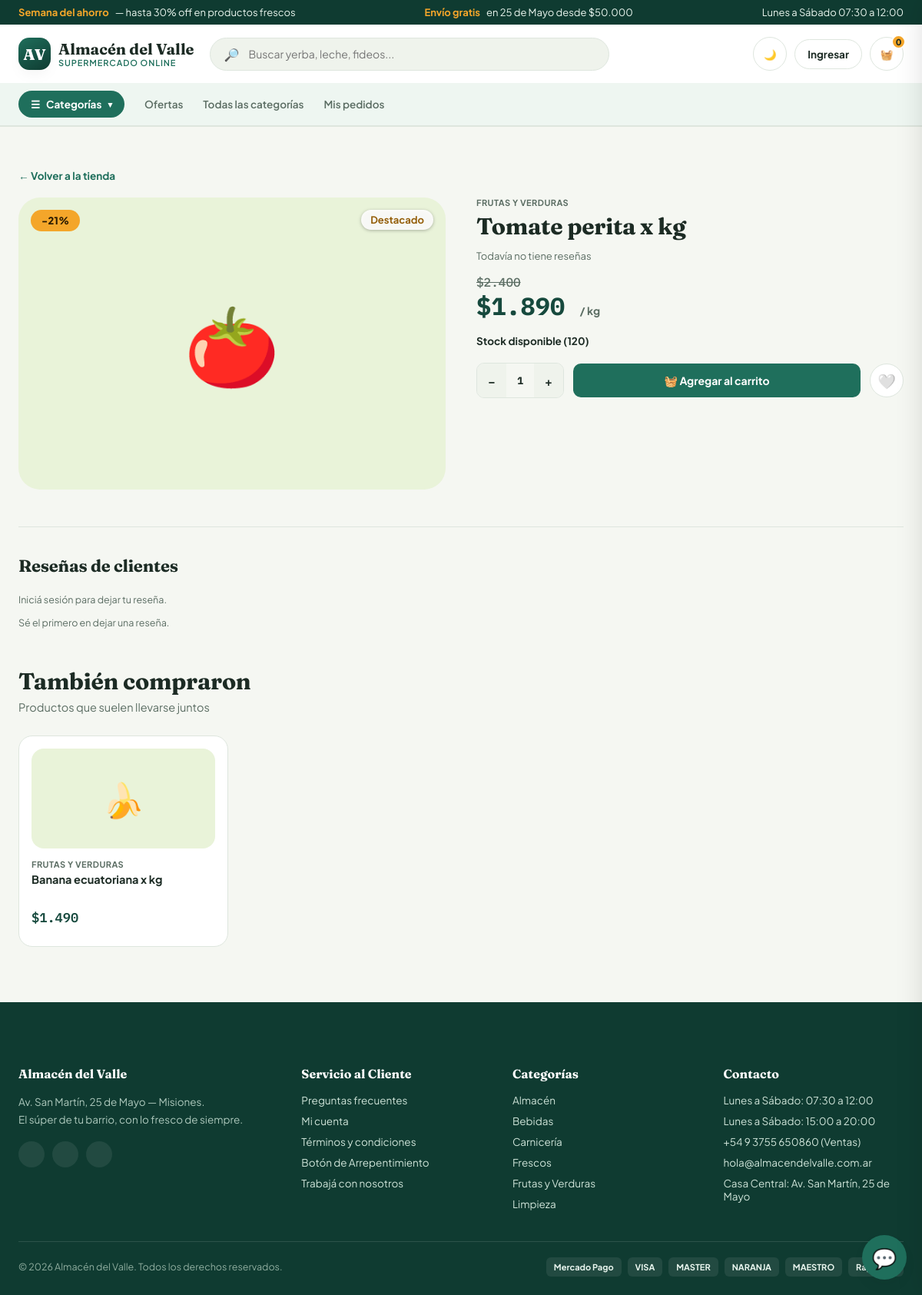
/producto/2b31a86d072245a4b713377f08efe6db, run on the app's committed database.
### tables this page shows
CREATE TABLE horarios_atencion (
                id          INTEGER PRIMARY KEY AUTOINCREMENT,
                dias        TEXT NOT NULL,
                hora_inicio TEXT NOT NULL,
                hora_fin    TEXT NOT NULL,
                orden       INTEGER DEFAULT 0
            );

CREATE TABLE products (
                id            TEXT PRIMARY KEY,
                code          TEXT DEFAULT '',
                name          TEXT NOT NULL,
                category_id   TEXT NOT NULL REFERENCES categories(id) ON DELETE CASCADE,
                brand         TEXT DEFAULT '',
                unidad        TEXT DEFAULT 'unidad',
                price         REAL NOT NULL DEFAULT 0,
                old_price     REAL,
                stock         INTEGER DEFAULT 0,
                description   TEXT DEFAULT '',
                info_adicional TEXT DEFAULT '',
                icon          TEXT DEFAULT '📦',
                image         TEXT DEFAULT '',
                destacado     INTEGER DEFAULT 0,
                active        INTEGER DEFAULT 1,
                created_at    TEXT DEFAULT (datetime('now','localtime'))
            );

CREATE TABLE direcciones (
                id          INTEGER PRIMARY KEY AUTOINCREMENT,
                nombre      TEXT DEFAULT 'Casa Central',
                direccion   TEXT NOT NULL,
                ciudad      TEXT DEFAULT '',
                provincia   TEXT DEFAULT '',
                orden       INTEGER DEFAULT 0
            );

CREATE TABLE redes_sociales (
                id          INTEGER PRIMARY KEY AUTOINCREMENT,
                plataforma  TEXT NOT NULL,
                url         TEXT NOT NULL,
                orden       INTEGER DEFAULT 0
            );

CREATE TABLE categories (
                id          TEXT PRIMARY KEY,
                name        TEXT NOT NULL,
                icon        TEXT DEFAULT '📦',
                color       TEXT DEFAULT '#DCEDE6'
            );

CREATE TABLE contactos (
                id          INTEGER PRIMARY KEY AUTOINCREMENT,
                tipo        TEXT NOT NULL DEFAULT 'Teléfono',
                etiqueta    TEXT DEFAULT '',
                valor       TEXT NOT NULL,
                orden       INTEGER DEFAULT 0
            );

### app.py (the view)
@app.route('/producto/<product_id>')
def producto_detalle(product_id):
    with get_db() as db:
        p = db.execute("""
            SELECT p.*, c.name AS category_name, c.color AS category_color
            FROM products p LEFT JOIN categories c ON c.id = p.category_id
            WHERE p.id=?
        """, (product_id,)).fetchone()
        if not p:
            return render_template('404.html'), 404
        p = dict(p)
        resenas = [dict(r) for r in db.execute(
            "SELECT * FROM resenas WHERE product_id=? ORDER BY created_at DESC", (product_id,)).fetchall()]
        es_favorito = False
        if session.get('cliente_id'):
            fav = db.execute("SELECT id FROM favoritos WHERE cliente_id=? AND product_id=?",
                              (session['cliente_id'], product_id)).fetchone()
            es_favorito = fav is not None
        tambien_compraron = [dict(r) for r in db.execute("""
            SELECT p2.*, COUNT(*) AS veces
            FROM pedido_items pi1
            JOIN pedido_items pi2 ON pi1.pedido_id = pi2.pedido_id AND pi2.product_id != pi1.product_id
            JOIN products p2 ON p2.id = pi2.product_id
            WHERE pi1.product_id=? AND p2.active=1
            GROUP BY p2.id ORDER BY veces DESC LIMIT 4
        """, (product_id,)).fetchall()]
        if len(tambien_compraron) < 4:
            faltan = 4 - len(tambien_compraron)
            ya_ids = [t['id'] for t in tambien_compraron] + [product_id]
            ph = ','.join('?' * len(ya_ids))
            extra = db.execute(f"""
                SELECT * FROM products WHERE category_id=? AND active=1 AND id NOT IN ({ph})
                ORDER BY created_at DESC LIMIT ?
            """, [p['category_id'], *ya_ids, faltan]).fetchall()
            tambien_compraron += [dict(r) for r in extra]
    promedio = round(sum(r['estrellas'] for r in resenas) / len(resenas), 1) if resenas else 0
    with get_db() as db:
        cat_colors = colores_categorias(db)
    return render_template('producto.html', p=p, resenas=resenas, promedio=promedio,
                            es_favorito=es_favorito, tambien_compraron=tambien_compraron,
                            cat_colors=cat_colors)

### app.py (called while the page is built, shortened)
def get_db():
    conn = sqlite3.connect(DB_PATH)
    conn.row_factory = sqlite3.Row
    conn.execute("PRAGMA journal_mode=WAL")
    conn.execute("PRAGMA foreign_keys=ON")
    return conn

def ar_money(value):
    try:
        value = float(value or 0)
    except (TypeError, ValueError):
        value = 0
    return f"{value:,.0f}".replace(',', '.')

def get_cart():
    return session.setdefault('cart', [])

def colores_categorias(db):
    return {c['id']: c['color'] for c in db.execute("SELECT id, color FROM categories").fetchall()}

def version_de_estaticos():
    if time.time() < _cache_version['hasta']:
        return _cache_version['valor']

def cart_details():
    cart = get_cart()
    if not cart:
        return [], 0.0

@app.before_request
def forzar_https():
    if USAR_HTTPS and not request.is_secure:
        return redirect(request.url.replace('http://', 'https://', 1), code=301)

@app.after_request
def agregar_cabeceras_de_seguridad(respuesta):
    respuesta.headers.setdefault('X-Content-Type-Options', 'nosniff')
    respuesta.headers.setdefault('X-Frame-Options', 'SAMEORIGIN')  # SAMEORIGIN: la vista previa del panel usa un iframe propio
    respuesta.headers.setdefault('Referrer-Policy', 'strict-origin-when-cross-origin')
    if USAR_HTTPS:
        respuesta.headers.setdefault('Strict-Transport-Security', 'max-age=31536000; includeSubDomains')
    return respuesta

@app.before_request
def actualizar_permisos_del_panel():
    if not session.get('admin_logged_in') or session.get('es_dueno') or request.endpoint == 'static':
        return

@app.before_request
def descartar_sesion_de_cliente_inexistente():
    cliente_id = session.get('cliente_id')
    if not cliente_id or request.endpoint == 'static':
        return

### templates/producto.html (shortened to what this page needs)
{% extends 'base.html' %}
{% block content %}
<section class="section">
  <div class="container">
    <a href="{{ url_for('index') }}" class="breadcrumb-back">← Volver a la tienda</a>
    <div class="pd-grid">
      <div class="pd-image" style="{{ 'background-image:url(' ~ p.image ~ ')' if p.image else 'background:' ~ (p.category_color or '#EEF6F1') }}">
        {% if not p.image %}<span class="pd-icon">{{ p.icon }}</span>{% endif %}
        {% if p.old_price %}<span class="prod-tag pd-tag">-{{ ((1 - p.price / p.old_price) * 100)|round|int }}%</span>{% endif %}
        {% if p.destacado %}<span class="prod-star pd-star"> Destacado</span>{% endif %}
      </div>
      <div class="pd-info">
        <div class="prod-brand">{{ p.brand }}</div>
        <h1>{{ p.name }}</h1>
        <div class="pd-rating">
          {% if resenas %}
          <span class="stars">{{ '★' * (promedio|round|int) }}{{ '☆' * (5 - (promedio|round|int)) }}</span>
          <span class="pd-rating-txt">{{ promedio }} ({{ resenas|length }} reseña{{ 's' if resenas|length != 1 else '' }})</span>
          {% else %}
          <span class="pd-rating-txt">Todavía no tiene reseñas</span>
          {% endif %}
        </div>
        <div class="pd-price">
          {% if p.old_price %}<span class="old">${{ p.old_price|arm }}</span>{% endif %}
          ${{ p.price|arm }} <span class="pd-unit">/ {{ p.unidad }}</span>
        </div>
        <div class="pd-stock">{% if p.stock > 0 %} Stock disponible ({{ p.stock }}){% else %}⛔ Sin stock{% endif %}</div>
        <div class="pd-actions">
          <div class="prod-stepper pd-stepper">
            <button type="button" onclick="stepQty('{{ p.id }}', -1)">–</button>
            <span class="qv" id="qty-{{ p.id }}">1</span>
            <button type="button" onclick="stepQty('{{ p.id }}', 1, {{ p.stock }})">+</button>
          </div>
          <button class="add-btn pd-add" onclick="addToCart('{{ p.id }}', this)" {% if p.stock<=0 %}disabled{% endif %}>
            {% if p.stock<=0 %}Sin stock{% else %}🧺 Agregar al carrito{% endif %}
          </button>
          <button class="fav-btn {{ 'active' if es_favorito else '' }}" id="favBtn" onclick="toggleFavorito('{{ p.id }}')" title="Agregar a favoritos">
            {{ '❤️' if es_favorito else '🤍' }}
          </button>
        </div>
      </div>
    </div>
    <div class="pd-reviews">
      <h2>Reseñas de clientes</h2>
      {% if session.get('cliente_id') %}
      <form method="POST" action="{{ url_for('producto_resena', product_id=p.id) }}" class="review-form"><input type="hidden" name="csrf_token" value="{{ csrf_token() }}">
        <div class="form-row">
          <label>Tu calificación</label>
          <select name="estrellas" required>
            <option value="5">★★★★★ Excelente</option>
            <option value="4">★★★★☆ Muy bueno</option>
            <option value="3">★★★☆☆ Bueno</option>
            <option value="2">★★☆☆☆ Regular</option>
            <option value="1">★☆☆☆☆ Malo</option>
          </select>
        </div>
        <div class="form-row"><label>Comentario (opcional)</label><input type="text" name="comentario" placeholder="Contanos qué te pareció..."></div>
        <button class="btn-pill btn-primary" type="submit">Publicar reseña</button>
      </form>
      {% else %}
      <p class="pay-note"><a href="{{ url_for('login') }}">Iniciá sesión</a> para dejar tu reseña.</p>
      {% endif %}
      <div class="review-list">
        {% for r in resenas %}
        <div class="review-item">
          <div class="review-head">
            <b>{{ r.cliente_nombre }}</b>
            <span class="stars">{{ '★' * r.estrellas }}{{ '☆' * (5 - r.estrellas) }}</span>
            <span class="review-date">{{ r.created_at[:10] }}</span>
          </div>
          {% if r.comentario %}<p>{{ r.comentario }}</p>{% endif %}
        </div>
        {% else %}
        <p class="pay-note">Sé el primero en dejar una reseña.</p>
        {% endfor %}
      </div>
    </div>
    {% if tambien_compraron %}
    <div class="section-head" style="margin-top:48px">
      <div><h2>También compraron</h2><div class="sub">Productos que suelen llevarse juntos</div></div>
    </div>
    <div class="prod-grid">
      {% for tp in tambien_compraron %}
      <a class="prod-card" href="{{ url_for('producto_detalle', product_id=tp.id) }}" style="text-decoration:none;color:inherit">
        <div class="prod-thumb" style="{{ 'background-image:url(' ~ tp.image ~ ')' if tp.image else 'background:' ~ cat_colors.get(tp.category_id, '#EEF6F1') }}">
          {% if not tp.image %}{{ tp.icon }}{% endif %}
        </div>
        <div class="prod-brand">{{ tp.brand }}</div>
        <div class="prod-name">{{ tp.name }}</div>
        <div class="price">${{ tp.price|arm }}</div>
      </a>
      {% endfor %}
    </div>
    {% endif %}
  </div>
</section>
{% endblock %}

### templates/base.html (shortened to what this page needs)
<!DOCTYPE html>
<html lang="es">
<head>
<link rel="stylesheet" href="{{ url_for('static', filename='css/style.css', v=version_estaticos()) }}">
</head>
<body>
<div class="topbar">
  <div class="container">
    <div class="topbar-msg"> <b>Semana del ahorro</b> — hasta 30% off en productos frescos</div>
    <div class="topbar-msg"> <b>Envío gratis</b> en 25 de Mayo desde $50.000</div>
    {% if horarios_negocio %}
    <div class="topbar-msg hide-mobile"> {{ horarios_negocio[0].dias }} {{ horarios_negocio[0].hora_inicio }} a {{ horarios_negocio[0].hora_fin }}</div>
    {% endif %}
  </div>
</div>
<header class="main">
  <div class="header-inner container">
    <a class="logo" href="{{ url_for('index') }}">
      <div class="logo-mark">AV</div>
      <div class="logo-text">Almacén del Valle<span>Supermercado online</span></div>
    </a>
    <div class="searchbar">
      🔎 <input type="text" id="searchInput" placeholder="Buscar yerba, leche, fideos..." autocomplete="off">
    </div>
    <div class="header-actions">
      <button class="icon-btn" onclick="toggleTheme()" title="Modo claro/oscuro" id="themeBtn">🌙</button>
      {% if session.get('cliente_id') %}
      <div class="user-menu">
        <button class="icon-btn" title="Mi cuenta"></button>
        <div class="user-dropdown">
          <div class="ud-name">Hola, {{ session.get('cliente_nombre') }}</div>
          <a href="{{ url_for('favoritos') }}"> Mis favoritos</a>
          <a href="{{ url_for('mis_pedidos') }}">Mis pedidos</a>
          <a href="{{ url_for('logout') }}">Cerrar sesión</a>
        </div>
      </div>
      {% else %}
      <a class="login-link" href="{{ url_for('login') }}"> Ingresar</a>
      {% endif %}
      <button class="icon-btn" onclick="openCart()" title="Carrito">
        🧺<span class="badge" id="cartCount">{{ cart_count|default(0) }}</span>
      </button>
    </div>
  </div>
  <nav class="catnav">
    <div class="container catnav-inner">
      <button class="catnav-trigger" id="megaMenuBtn" onclick="toggleMegaMenu()">
        <span class="cnt-ico">☰</span> Categorías <span class="cnt-arrow">▾</span>
      </button>
      <a href="#productos">Ofertas</a>
      <a href="#categorias">Todas las categorías</a>
      <a href="{{ url_for('mis_pedidos') }}">Mis pedidos</a>
    </div>
  </nav>
</header>
<main>
  {% block content %}{% endblock %}
</main>
<footer>
  <div class="container">
    <div class="footer-grid">
      <div>
        <h5>Almacén del Valle</h5>
        <p>{% if direcciones_negocio %}{{ direcciones_negocio[0].direccion }}, {{ direcciones_negocio[0].ciudad }} — {{ direcciones_negocio[0].provincia }}.<br>{% endif %}El súper de tu barrio, con lo fresco de siempre.</p>
        <div class="footer-social">
          {% for r in redes_negocio %}
          {% set iconos = {'Facebook':'','Instagram':'','WhatsApp':'','TikTok':'','X':'','YouTube':''} %}
          <a href="{{ r.url }}" title="{{ r.plataforma }}" target="_blank">{{ iconos.get(r.plataforma, '🔗') }}</a>
          {% endfor %}
        </div>
      </div>
      <div>
        <h5>Servicio al Cliente</h5>
        <ul>
          <li><a href="#">Preguntas frecuentes</a></li>
          <li><a href="{{ url_for('mis_pedidos') if session.get('cliente_id') else url_for('login') }}">Mi cuenta</a></li>
          <li><a href="#">Términos y condiciones</a></li>
          <li><a href="#">Botón de Arrepentimiento</a></li>
          <li><a href="#">Trabajá con nosotros</a></li>
        </ul>
      </div>
      <div>
        <h5>Categorías</h5>
        <ul>
          {% for c in (categories|default([]))[:6] %}
          <li><a href="#" onclick="setCat('{{ c.id }}'); return false;">{{ c.name }}</a></li>
          {% endfor %}
        </ul>
      </div>
      <div>
        <h5>Contacto</h5>
        <ul>
          {% for h in horarios_negocio %}
          <li>{{ h.dias }}: {{ h.hora_inicio }} a {{ h.hora_fin }}</li>
          {% endfor %}
          {% for c in contactos_negocio %}
          {% set iconos_c = {'Teléfono':'','WhatsApp':'','Email':''} %}
          <li>{{ iconos_c.get(c.tipo, '') }} {{ c.valor }}{% if c.etiqueta %} ({{ c.etiqueta }}){% endif %}</li>
          {% endfor %}
          {% for d in direcciones_negocio %}
          <li> {{ d.nombre }}: {{ d.direccion }}{% if d.ciudad %}, {{ d.ciudad }}{% endif %}</li>
          {% endfor %}
        </ul>
      </div>
    </div>
    <div class="footer-bottom">
      <span>© 2026 Almacén del Valle. Todos los derechos reservados.</span>
      <div class="pay-icons">
        <span>Mercado Pago</span><span>VISA</span><span>MASTER</span><span>NARANJA</span><span>MAESTRO</span><span>Rapipago</span>
      </div>
    </div>
  </div>
</footer>
<button class="chat-fab" id="chatFab" type="button" onclick="toggleChat()" aria-label="Hablar con Alice, la asistente virtual">💬</button>
</body>
</html>

### data on the page
horarios_atencion: dias "Lunes a Sábado", hora_inicio "07:30", hora_fin "12:00"
products: icon "🍅", ((1-p.price/p.old_price)*100)|round|int "21", brand "FRUTAS Y VERDURAS", name "Tomate perita x kg", old_price|arm "2.400", price|arm "1.890", unidad "kg", stock "120"
products: icon "🍌", brand "FRUTAS Y VERDURAS", name "Banana ecuatoriana x kg", price|arm "1.490"
direcciones: direccion "Av. San Martín", ciudad "25 de Mayo", provincia "Misiones", nombre "Casa Central"
categories: name "Almacén"
categories: name "Bebidas"
categories: name "Carnicería"
categories: name "Frescos"
categories: name "Frutas y Verduras"
categories: name "Limpieza"
horarios_atencion: dias "Lunes a Sábado", hora_inicio "15:00", hora_fin "20:00"
contactos: valor "+54 9 3755 650860", etiqueta "Ventas"
contactos: valor "hola@almacendelvalle.com.ar"

### other printed values
{{ cart_count|default(0) }} "0"
{{ '❤️' if es_favorito else '🤍' }} "🤍"
